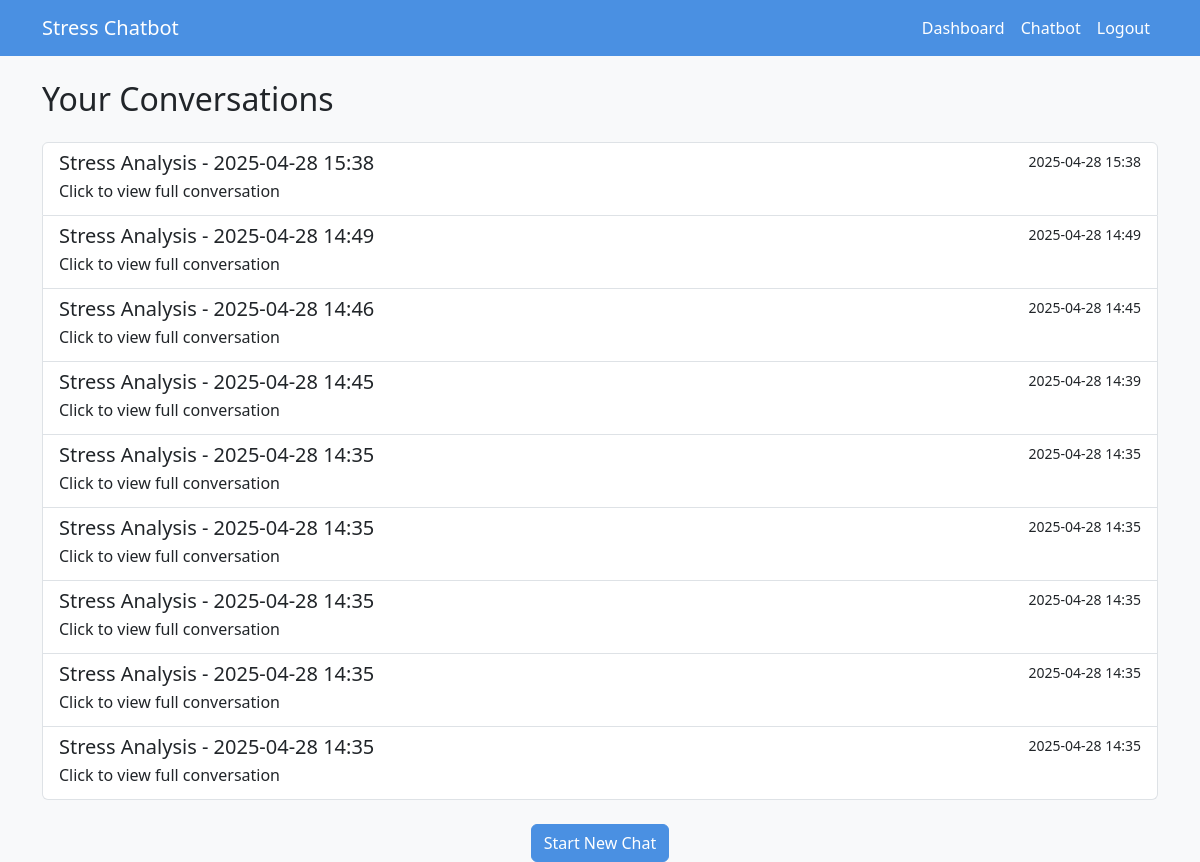
The page /dashboard (signed in) on the database its author committed.
### app.py (models this page shows)
class Conversation(db.Model):
    id = db.Column(db.Integer, primary_key=True)
    user_id = db.Column(db.Integer, db.ForeignKey('user.id'), nullable=False)
    start_time = db.Column(db.DateTime, default=datetime.utcnow)
    end_time = db.Column(db.DateTime)
    summary = db.Column(db.String(200))
    messages = db.relationship('ChatMessage', backref='conversation', lazy=True)

### app.py (the view)
@app.route('/dashboard')
@login_required
def dashboard():
    conversations = Conversation.query.filter_by(user_id=current_user.id).order_by(Conversation.start_time.desc()).all()
    return render_template('dashboard.html', conversations=conversations)

### app.py (called while the page is built)
@login_manager.user_loader
def load_user(user_id):
    return User.query.get(int(user_id))

### templates/dashboard.html
{% extends "base.html" %}
{% block content %}
<div class="row">
    <div class="col-md-12">
        <h2 class="mb-4">Your Conversations</h2>
        {% if conversations %}
            <div class="list-group">
                {% for conversation in conversations %}
                    <a href="{{ url_for('view_conversation', conversation_id=conversation.id) }}"
                       class="list-group-item list-group-item-action">
                        <div class="d-flex w-100 justify-content-between">
                            <h5 class="mb-1">{{ conversation.summary }}</h5>
                            <small>{{ conversation.start_time.strftime('%Y-%m-%d %H:%M') }}</small>
                        </div>
                        <p class="mb-1">Click to view full conversation</p>
                    </a>
                {% endfor %}
            </div>
        {% else %}
            <div class="alert alert-info">
                No conversations found. Start chatting with the bot to see your history here!
            </div>
        {% endif %}
        <div class="text-center mt-4">
            <a href="{{ url_for('chatbot') }}" class="btn btn-primary">Start New Chat</a>
        </div>
    </div>
</div>
{% endblock %}

### templates/base.html (shortened to what this page needs)
<!DOCTYPE html>
<html lang="en">
<head>
    <link href="https://cdn.jsdelivr.net/npm/bootstrap@5.3.0/dist/css/bootstrap.min.css" rel="stylesheet">
</head>
<body>
    <nav class="navbar navbar-expand-lg navbar-dark mb-4">
        <div class="container">
            <a class="navbar-brand" href="{{ url_for('index') }}">Stress Chatbot</a>
            <div class="collapse navbar-collapse" id="navbarNav">
                <ul class="navbar-nav ms-auto">
                    {% if current_user.is_authenticated %}
                        <li class="nav-item">
                            <a class="nav-link" href="{{ url_for('dashboard') }}">Dashboard</a>
                        </li>
                        <li class="nav-item">
                            <a class="nav-link" href="{{ url_for('chatbot') }}">Chatbot</a>
                        </li>
                        <li class="nav-item">
                            <a class="nav-link" href="{{ url_for('logout') }}">Logout</a>
                        </li>
                    {% endif %}
                </ul>
            </div>
        </div>
    </nav>
    <div class="container">
        {% block content %}{% endblock %}
    </div>
</body>
</html>

### templates/base.html (style rules this page uses)
body { background-color: #f8f9fa; }
.navbar { background-color: #4a90e2; }
.navbar-brand, .nav-link { color: white !important; }
.btn-primary { background-color: #4a90e2; border-color: #4a90e2; }

### rows shown on the page
Conversation: summary "Stress Analysis - 2025-04-28 15:38", start_time "2025-04-28 15:38"
Conversation: summary "Stress Analysis - 2025-04-28 14:49", start_time "2025-04-28 14:49"
Conversation: summary "Stress Analysis - 2025-04-28 14:46", start_time "2025-04-28 14:45"
Conversation: summary "Stress Analysis - 2025-04-28 14:45", start_time "2025-04-28 14:39"
Conversation: summary "Stress Analysis - 2025-04-28 14:35", start_time "2025-04-28 14:35"
Conversation: summary "Stress Analysis - 2025-04-28 14:35", start_time "2025-04-28 14:35"
Conversation: summary "Stress Analysis - 2025-04-28 14:35", start_time "2025-04-28 14:35"
Conversation: summary "Stress Analysis - 2025-04-28 14:35", start_time "2025-04-28 14:35"
Conversation: summary "Stress Analysis - 2025-04-28 14:35", start_time "2025-04-28 14:35"
